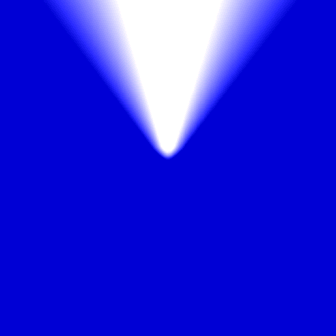
#> input picture firmware/sancho_face/eye_gen/eye_export/sclera.png, 336 x 336 px
$ python master_gen.py --sclera eye_export/sclera.png --upper eye_export/sclera.png --lower eye_export/sclera.png --iris eye_export/sclera.png --out out.png
#> lines starting #> are read from the running program, lines starting #| are printed output that depends on the picture
# Create a reusable Python script that:
# - Loads: sclera image (RGB), upper & lower eyelid maps (grayscale), iris cartesian (112x112 RGB)
# - Converts iris cartesian to polar color texture (128x360)
# - Builds polar lookup (112x112) packed as uint16
# - Exports a single .h file with all arrays in PROGMEM and the requested #defines
#
# Usage example (after downloading this file):
#   python make_eye_assets.py \
#       --sclera /path/to/sclera.png \
#       --upper /path/to/upper.png \
#       --lower /path/to/lower.png \
#       --iris  /path/to/iris_cartesian_112x112.png \
#       --out   /path/to/eye_assets.h
#
# Notes:
# - SCLERA will be resized to 336x336 (bilinear) and converted to RGB565.
# - UPPER/LOWER will be resized to 240x240, converted to 8-bit (0..255) without inversion.
# - IRIS input will be resized to 112x112 if needed (bilinear).
# - IRIS polar texture will be 128x360 (RGB565) per your requested parameters.
# - POLAR lookup will be 112x112 (uint16) with packing (thetaIdx<<7)|rNorm.
# - All arrays are emitted in hex, wrapped to 12 items per line.
#
# The script also writes the intermediate PNGs (polar texture, normalized iris) next to the header for debugging.

from pathlib import Path
import argparse
import numpy as np
import math
import matplotlib.image as mpimg

SCLERA_WIDTH, SCLERA_HEIGHT = 336, 336
SCREEN_WIDTH, SCREEN_HEIGHT = 240, 240
IRIS_WIDTH, IRIS_HEIGHT = 112, 112
IRIS_MAP_WIDTH, IRIS_MAP_HEIGHT = 360, 128

def load_image(path):
    img = mpimg.imread(path)
    if img.dtype == np.float32 or img.dtype == np.float64:
        if img.max() <= 1.0:
            img = (img * 255.0).clip(0,255).astype(np.uint8)
        else:
            img = img.clip(0,255).astype(np.uint8)
    elif img.dtype != np.uint8:
        img = img.astype(np.uint8)
    if img.ndim == 2:  # grayscale to RGB
        img = np.stack([img, img, img], axis=-1)
    if img.shape[-1] == 4:  # drop alpha
        img = img[..., :3]
    return img

def load_gray(path):
    img = mpimg.imread(path)
    if img.ndim == 3:
        # Convert RGB(A) to luma (Rec. 709)
        if img.shape[-1] == 4:
            img = img[..., :3]
        # If float
        if img.dtype == np.float32 or img.dtype == np.float64:
            if img.max() <= 1.0:
                img = img * 255.0
        # Linear luma
        r, g, b = img[...,0], img[...,1], img[...,2]
        gray = 0.2126*r + 0.7152*g + 0.0722*b
    else:
        gray = img.astype(np.float32)
        if gray.max() <= 1.0:
            gray *= 255.0
    gray = np.clip(gray, 0, 255).astype(np.uint8)
    return gray

def bilinear_resize(img, new_w, new_h):
    if img.ndim == 2:
        img = img[..., None]
    h, w, c = img.shape
    out = np.zeros((new_h, new_w, c), dtype=np.uint8)
    x_ratio = (w - 1) / (new_w - 1) if new_w > 1 else 0
    y_ratio = (h - 1) / (new_h - 1) if new_h > 1 else 0
    for j in range(new_h):
        for i in range(new_w):
            x = x_ratio * i
            y = y_ratio * j
            x0, y0 = int(x), int(y)
            x1, y1 = min(x0 + 1, w - 1), min(y0 + 1, h - 1)
            fx, fy = x - x0, y - y0

            c00 = img[y0, x0].astype(np.float32)
            c10 = img[y0, x1].astype(np.float32)
            c01 = img[y1, x0].astype(np.float32)
            c11 = img[y1, x1].astype(np.float32)

            c0 = c00*(1-fx) + c10*fx
            c1 = c01*(1-fx) + c11*fx
            c  = c0*(1-fy) + c1*fy
            out[j, i] = np.clip(c + 0.5, 0, 255).astype(np.uint8)
    if out.shape[-1] == 1:
        return out[...,0]
    return out

def rgb888_to_rgb565(img_rgb):
    # img_rgb: HxWx3 uint8
    r = (img_rgb[...,0].astype(np.uint16) & 0xF8) << 8
    g = (img_rgb[...,1].astype(np.uint16) & 0xFC) << 3
    b = (img_rgb[...,2].astype(np.uint16) >> 3)
    return (r | g | b).astype(np.uint16)

def unwrap_cartesian_to_polar(cart_img, H=IRIS_MAP_HEIGHT, W=IRIS_MAP_WIDTH):
    # cart_img: 112x112x3 RGB
    h, w, _ = cart_img.shape
    cx, cy = (w-1)/2.0, (h-1)/2.0
    radMax = min(w, h)/2.0 - 0.5
    polar_tex = np.zeros((H, W, 3), dtype=np.uint8)
    for d in range(H):
        r01 = d / (H-1)
        rad = r01 * radMax
        for a in range(W):
            theta = 2.0 * math.pi * (a / W)
            x = cx + rad * math.cos(theta)
            y = cy - rad * math.sin(theta)  # invert Y axis
            x0, y0 = int(math.floor(x)), int(math.floor(y))
            x1, y1 = min(x0 + 1, w - 1), min(y0 + 1, h - 1)
            fx, fy = x - x0, y - y0

            def clamp(v, lo, hi): return lo if v < lo else (hi if v > hi else v)
            x0c = clamp(x0, 0, w-1); x1c = clamp(x1, 0, w-1)
            y0c = clamp(y0, 0, h-1); y1c = clamp(y1, 0, h-1)

            c00 = cart_img[y0c, x0c].astype(np.float32)
            c10 = cart_img[y0c, x1c].astype(np.float32)
            c01 = cart_img[y1c, x0c].astype(np.float32)
            c11 = cart_img[y1c, x1c].astype(np.float32)

            c0 = c00*(1-fx) + c10*fx
            c1 = c01*(1-fx) + c11*fx
            c  = c0*(1-fy) + c1*fy
            polar_tex[d, a] = np.clip(c + 0.5, 0, 255).astype(np.uint8)
    return polar_tex

def build_polar_lookup(w=IRIS_WIDTH, h=IRIS_HEIGHT):
    cx, cy = (w-1)/2.0, (h-1)/2.0
    radMax = min(w, h)/2.0 - 0.5
    polar_u16 = np.zeros((h, w), dtype=np.uint16)
    for iy in range(h):
        for ix in range(w):
            dx = ix - cx
            dy = iy - cy
            dy_inv = -dy
            rad = math.hypot(dx, dy)
            if rad > radMax + 1e-6:
                rNorm = 127          # ← fuera del disco (sentinela)
            else:
                r01 = rad / radMax   # 0..1
                rNorm = min(126, int(round(r01 * 126.0)))  # 0..126 solo dentro

            if dx == 0 and dy_inv == 0:
                ang = 0.0
            else:
                ang = math.atan2(dy_inv, dx)
                if ang < 0: ang += 2.0 * math.pi
            thetaIdx = int(round(ang * 512.0 / (2.0*math.pi))) & 511
            polar_u16[iy, ix] = (thetaIdx << 7) | rNorm
    return polar_u16

def write_array_hex_u16(f, name, arr):
    flat = arr.flatten().astype(np.uint16)
    f.write(f"const uint16_t {name}[{len(flat)}] PROGMEM = {{\n")
    for i, v in enumerate(flat):
        f.write(f"0x{int(v):04X}")
        if i != len(flat)-1:
            f.write(", ")
        if (i+1) % 12 == 0:
            f.write("\n")
    f.write("\n};\n\n")

def write_array_hex_u8(f, name, arr):
    flat = arr.flatten().astype(np.uint8)
    f.write(f"const uint8_t {name}[{len(flat)}] PROGMEM = {{\n")
    for i, v in enumerate(flat):
        f.write(f"0x{int(v):02X}")
        if i != len(flat)-1:
            f.write(", ")
        if (i+1) % 24 == 0:
            f.write("\n")
    f.write("\n};\n\n")

def main(args):
    sclera_img = load_image(args.sclera)
#> in load_image, img is the input picture: shape (336, 336, 3) float32; mean R, G, B 0.13, 0.13, 0.865
    upper_img  = load_gray(args.upper)
#> in load_gray, `r, g, b = img[...,0], img[...,1], img[...,2]`:
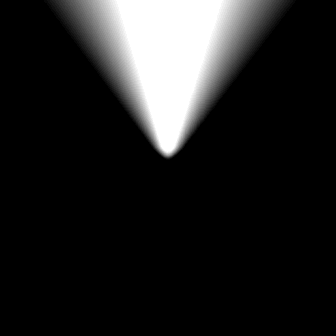
#> r: shape (336, 336) float32; min 0, max 255, mean 33.1
#> in load_gray, `r, g, b = img[...,0], img[...,1], img[...,2]`:
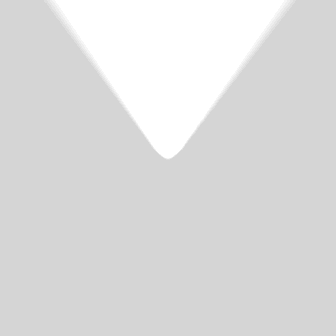
#> b: shape (336, 336) float32; min 213, max 255, mean 220.5
    lower_img  = load_gray(args.lower)
    iris_img   = load_image(args.iris)

    # Resize to target sizes
    sclera_img = bilinear_resize(sclera_img, SCLERA_WIDTH, SCLERA_HEIGHT)
    upper_img  = bilinear_resize(upper_img,  SCREEN_WIDTH, SCREEN_HEIGHT)
    lower_img  = bilinear_resize(lower_img,  SCREEN_WIDTH, SCREEN_HEIGHT)
    iris_img   = bilinear_resize(iris_img,   IRIS_WIDTH, IRIS_HEIGHT)

    # Convert RGB to RGB565
    sclera_565 = rgb888_to_rgb565(sclera_img)
#> in rgb888_to_rgb565, `b = (img_rgb[...,2].astype(np.uint16) >> 3)`:
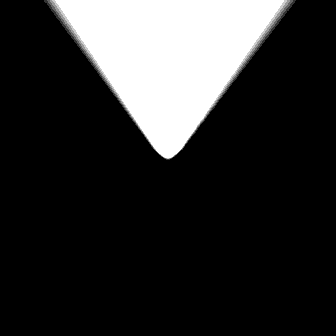
#> b: shape (336, 336) uint16; min 26, max 31, mean 26.9; drawn with min black and max white
    # Unwrap iris to polar texture (RGB888 -> RGB565)
    iris_polar_rgb = unwrap_cartesian_to_polar(iris_img, IRIS_MAP_HEIGHT, IRIS_MAP_WIDTH)
#> after the loop in unwrap_cartesian_to_polar, `for d in range(H):`:
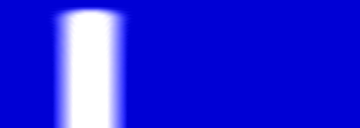
#> polar_tex: shape (128, 360, 3); mean R, G, B 35.3, 35.3, 220.8
    iris_polar_565 = rgb888_to_rgb565(iris_polar_rgb)
#> in rgb888_to_rgb565 (call 2), `r = (img_rgb[...,0].astype(np.uint16) & 0xF8) << 8`:
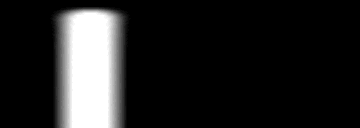
#> r: shape (128, 360) uint16; min 0, max 63488, mean 8786.5; drawn with min black and max white
#> in rgb888_to_rgb565 (call 2), `b = (img_rgb[...,2].astype(np.uint16) >> 3)`:
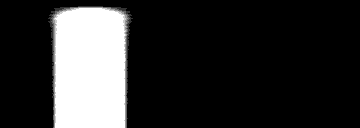
#> b: shape (128, 360) uint16; min 26, max 31, mean 26.9; drawn with min black and max white

    # Build polar lookup
    polar_lookup = build_polar_lookup(IRIS_WIDTH, IRIS_HEIGHT)

    out_path = Path(args.out)
    out_path.parent.mkdir(parents=True, exist_ok=True)

    # Write header
    with open(out_path, "w") as f:
        f.write("#pragma once\n#include <stdint.h>\n#include <pgmspace.h>\n\n")
        # Defines
        f.write(f"#define SCLERA_WIDTH  {SCLERA_WIDTH}\n")
        f.write(f"#define SCLERA_HEIGHT {SCLERA_HEIGHT}\n\n")
        write_array_hex_u16(f, "sclera", sclera_565)
#> the loop in write_array_hex_u16, `for i, v in enumerate(flat):` made 112896 passes
#> v on passes 1 to 3: 26, 26, 26

        f.write(f"#define IRIS_MAP_WIDTH  {IRIS_MAP_WIDTH}\n")
        f.write(f"#define IRIS_MAP_HEIGHT {IRIS_MAP_HEIGHT}\n\n")
        write_array_hex_u16(f, "iris", iris_polar_565)

        f.write(f"#define SCREEN_WIDTH  {SCREEN_WIDTH}\n")
        f.write(f"#define SCREEN_HEIGHT {SCREEN_HEIGHT}\n\n")
        write_array_hex_u8(f, "upper", upper_img)
#> the loop in write_array_hex_u8, `for i, v in enumerate(flat):` made 57600 passes
#> v on passes 1 to 3: 15, 15, 15
        write_array_hex_u8(f, "lower", lower_img)
#> the loop in write_array_hex_u8 (call 2), `for i, v in enumerate(flat):` made 57600 passes

        f.write(f"#define IRIS_WIDTH  {IRIS_WIDTH}\n")
        f.write(f"#define IRIS_HEIGHT {IRIS_HEIGHT}\n")
        write_array_hex_u16(f, "polar", polar_lookup)

    # Save intermediates next to header for inspection
    mpimg.imsave((out_path.parent / "iris_polar_128x360.png").as_posix(), iris_polar_rgb)
    mpimg.imsave((out_path.parent / "iris_cartesian_112x112_norm.png").as_posix(), iris_img)
    mpimg.imsave((out_path.parent / "sclera_336x336_preview.png").as_posix(), sclera_img)
    mpimg.imsave((out_path.parent / "upper_240x240_preview.png").as_posix(), upper_img, cmap="gray")
    mpimg.imsave((out_path.parent / "lower_240x240_preview.png").as_posix(), lower_img, cmap="gray")

if __name__ == "__main__":
    parser = argparse.ArgumentParser(description="Build eye assets header from images.")
    parser.add_argument("--sclera", required=True, help="Path to sclera image")
    parser.add_argument("--upper",  required=True, help="Path to upper eyelid mask image (grayscale)")
    parser.add_argument("--lower",  required=True, help="Path to lower eyelid mask image (grayscale)")
    parser.add_argument("--iris",   required=True, help="Path to cartesian iris image (112x112 RGB preferred)")
    parser.add_argument("--out",    required=True, help="Output header path, e.g., eye_assets.h")
    args = parser.parse_args()
    main(args)
